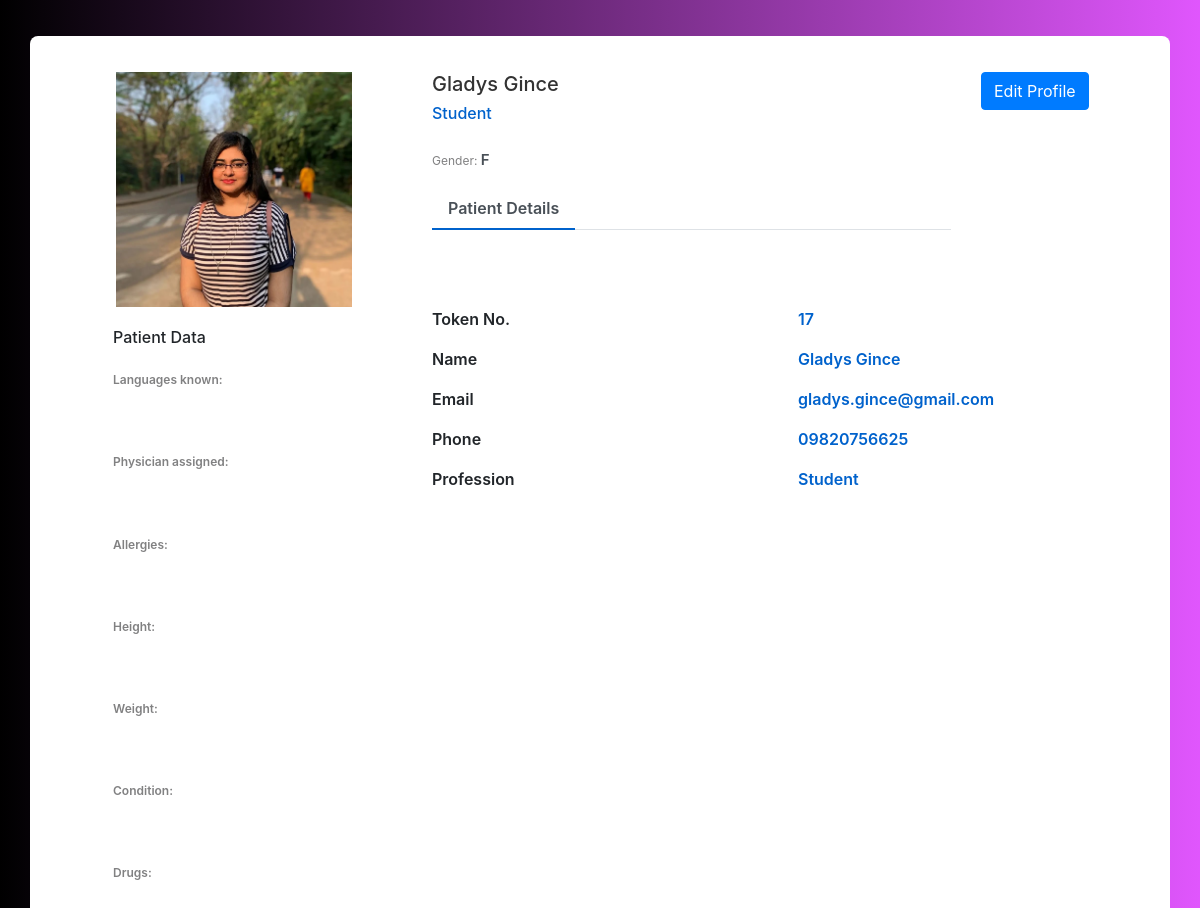
Screenshot of /details/ with the database file from the repository.
### core/models.py (models this page shows, shortened)
class Profile(models.Model):
    first_name = models.CharField(max_length=70)
    last_name = models.CharField(max_length=70)
    date = models.DateField()
    phone = models.BigIntegerField()
    email = models.EmailField()
    ranking = models.CharField(max_length=20)
    profession = models.CharField(max_length=200)
    status = models.CharField(choices=types,max_length=20,null=True,blank=False,default='Visitor')
    present = models.BooleanField(default=False)
    image = models.ImageField()
    updated = models.DateTimeField(auto_now=True)
    shift = models.TimeField()
    age=models.IntegerField()
    bg=models.CharField(max_length=10)
    ephone=models.BigIntegerField()
    address=models.CharField(max_length=100)
    aadhar=models.BigIntegerField()
    languages=models.CharField(max_length=200)
    physician=models.CharField(max_length=200)
    allergies=models.CharField(max_length=200)
    height=models.DecimalField(max_digits=10,decimal_places=4)
    weight=models.DecimalField(max_digits=10,decimal_places=4)
    condition=models.CharField(max_length=200)
    drugs=models.CharField(max_length=200)

### core/views.py (the view)
# urls.py: path('details/', details, name= 'details'),
def details(request):
    try:
        last_face = LastFace.objects.last()
        profile = Profile.objects.get(Q(image__icontains=last_face))
    except:
        last_face = None
        profile = None
    context = {
        'profile': profile,
        'last_face': last_face
    }
    return render(request, 'core/details.html', context)

### core/models.py (called while the page is built)
    def __str__(self):
        return self.last_face

### core/templates/core/details.html (shortened to what this page needs)
{% extends "core/base.html" %}
{% load static %}
{% block content %}
{% if profile == None %}
<div class="container emp-profile">
    <div class="row">
        <div class="col-md-5">
            <div class="alert alert-warning">
                <svg width="1.0625em" height="1em" viewBox="0 0 17 16" class="bi bi-exclamation-triangle"
                    fill="currentColor" xmlns="http://www.w3.org/2000/svg">
                    <path fill-rule="evenodd"
                        d="M7.938 2.016a.146.146 0 0 0-.054.057L1.027 13.74a.176.176 0 0 0-.002.183c.016.03.037.05.054.06.015.01.034.017.066.017h13.713a.12.12 0 0 0 .066-.017.163.163 0 0 0 .055-.06.176.176 0 0 0-.003-.183L8.12 2.073a.146.146 0 0 0-.054-.057A.13.13 0 0 0 8.002 2a.13.13 0 0 0-.064.016zm1.044-.45a1.13 1.13 0 0 0-1.96 0L.165 13.233c-.457.778.091 1.767.98 1.767h13.713c.889 0 1.438-.99.98-1.767L8.982 1.566z" />
                    <path
                        d="M7.002 12a1 1 0 1 1 2 0 1 1 0 0 1-2 0zM7.1 5.995a.905.905 0 1 1 1.8 0l-.35 3.507a.552.552 0 0 1-1.1 0L7.1 5.995z" />
                </svg>
                <p><b>Note: </b>
                <ul>
                    <li>It takes some time to turn on the scanner if your computer hardware
                        does not meet the requirements of the face recognition software</li>
                    <li>consider providing good lighting and good resolution cameras
                        for the software to work properly</li>
                </ul>
                <small>(this window will disappear after running the first scan)</small>
                </p>
            </div>
        </div>
        <div class="col-md-1">
        </div>
        <div class="col-md-6">
            <div>
                <img src="{% static 'img/fgirl.jpg'%}" alt="" width="99%">
            </div>
        </div>
    </div>
</div>
{% else %}
<div class="container emp-profile">
        <div class="row">
            <div class="col-md-4">
                <div class="profile-img">
                    <img src="{{ profile.image.url }}" alt="" />
                </div>
            </div>
            <div class="col-md-6">
                <div class="profile-head">
                    <h5>
                        {{profile.first_name}} {{profile.last_name}}
                    </h5>
                    <h6>
                        {{profile.profession }}
                    </h6>
                    <p class="proile-rating">Gender: <span>{{profile.ranking}}</span></p>
                    <ul class="nav nav-tabs" id="myTab" role="tablist">
                        <li class="nav-item">
                            <a class="nav-link active" id="home-tab" data-toggle="tab" href="#home" role="tab"
                                aria-controls="home" aria-selected="true">Patient Details</a>
                        </li>
                    </ul>
                </div>
            </div>
            <div class="col-md-2">
                <a href="{% url 'edit_profile' profile.id %}"><input type="button" class="btn btn-primary" name="btnAddMore" value="Edit Profile" /></a>
            </div>
        </div>
        <div class="row">
            <div class="col-md-4">
                <div class="profile-work">
                    <br>
                    <h6>Patient Data</h6>
                    <p>Languages known: </p><br>
                    <p>Physician assigned: </p><br>
                    <p>Allergies: </p><br>
                    <p>Height: </p><br>
                    <p>Weight: </p><br>
                    <p>Condition: </p><br>
                    <p>Drugs: </p><br>
                </div>
            </div>
            <div class="col-md-8">
                <div class="tab-content profile-tab" id="myTabContent">
                    <div class="tab-pane fade show active" id="home" role="tabpanel" aria-labelledby="home-tab">
                        <div class="row">
                            <div class="col-md-6">
                                <label>Token No.</label>
                            </div>
                            <div class="col-md-6">
                                <p>{{profile.id}}</p>
                            </div>
                        </div>
                        <div class="row">
                            <div class="col-md-6">
                                <label>Name</label>
                            </div>
                            <div class="col-md-6">
                                <p>{{profile.first_name}} {{profile.last_name}}</p>
                            </div>
                        </div>
                        <div class="row">
                            <div class="col-md-6">
                                <label>Email</label>
                            </div>
                            <div class="col-md-6">
                                <p>{{profile.email}}</p>
                            </div>
                        </div>
                        <div class="row">
                            <div class="col-md-6">
                                <label>Phone</label>
                            </div>
                            <div class="col-md-6">
                                <p>0{{profile.phone}}</p>
                            </div>
                        </div>
                        <div class="row">
                            <div class="col-md-6">
                                <label>Profession</label>
                            </div>
                            <div class="col-md-6">
                                <p>{{ profile.profession }}</p>
                            </div>
                        </div>
                    </div>
                </div>
            </div>
        </div>
</div>
{% endif %}
{% endblock content %}

### static/css/details.css (style rules this page uses)
.emp-profile { padding: 3%; margin-top: 3%; margin-bottom: 3%; border-radius: 0.5rem; background: #fff; }
.profile-img { text-align: center; }
.profile-img img { width: 70%; height: 100%; }
.profile-head h5 { color: #333; }
.profile-head h6 { color: #0062cc; }
.proile-rating { font-size: 12px; color: #818182; margin-top: 5%; }
.proile-rating span { color: #495057; font-size: 15px; font-weight: 600; }
.profile-head .nav-tabs { margin-bottom:5%; }
.profile-head .nav-tabs .nav-link { font-weight:600; border: none; }
.profile-head .nav-tabs .nav-link.active { border: none; border-bottom:2px solid #0062cc; }
.profile-work { padding: 14%; margin-top: -15%; }
.profile-work p { font-size: 12px; color: #818182; font-weight: 600; margin-top: 10%; }
.profile-tab label { font-weight: 600; }
.profile-tab p { font-weight: 600; color: #0062cc; }

### static/css/body.css (style rules this page uses)
body { background: -webkit-linear-gradient(left, #000000, #E056FD); }

### rows the page displays
Profile: image (picture), first_name "Gladys", last_name "Gince", profession "Student", ranking "F", id "17", email "gladys.gince@gmail.com", phone "9820756625"
